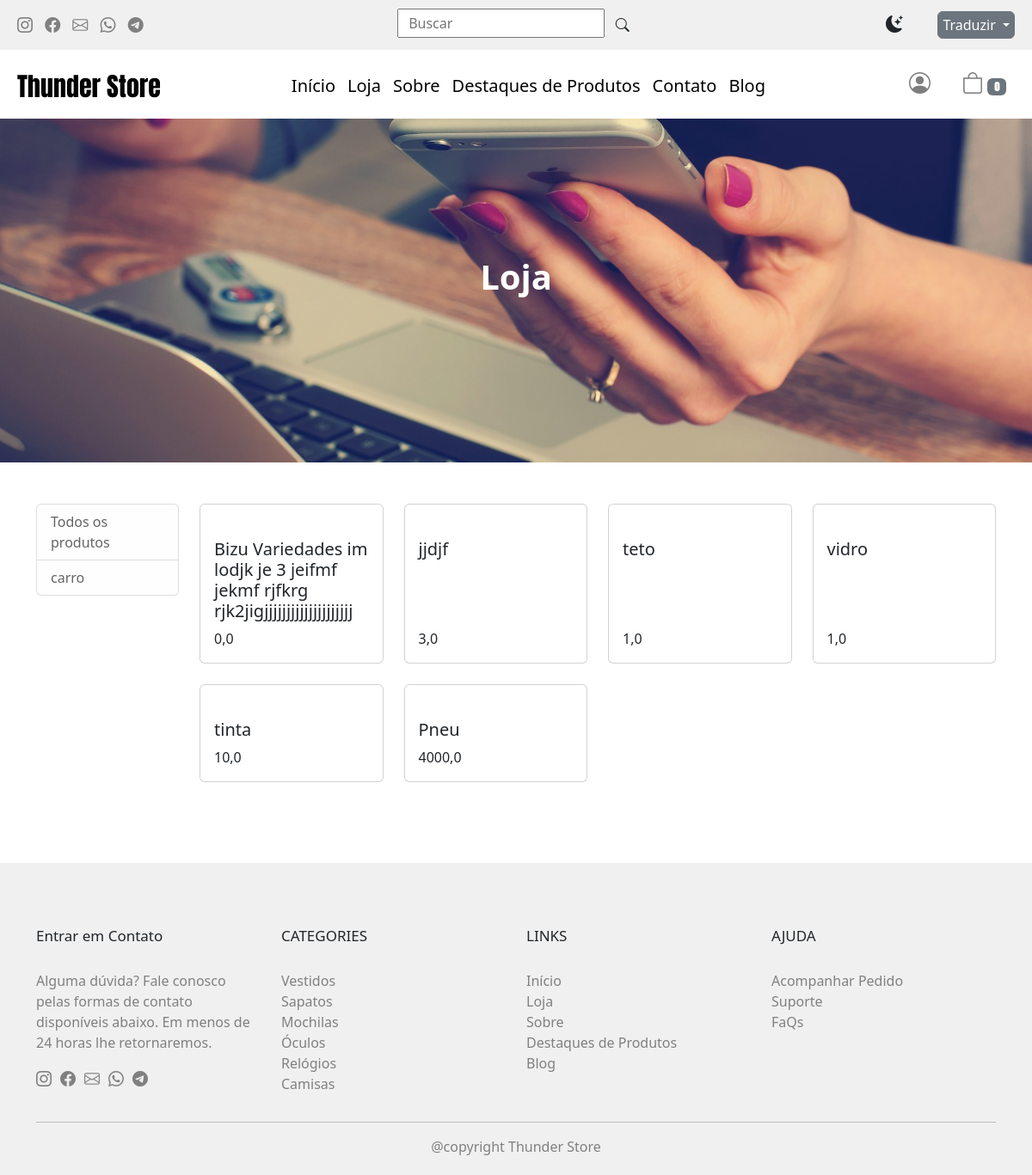
Page /produtos/ on the earlier database version.
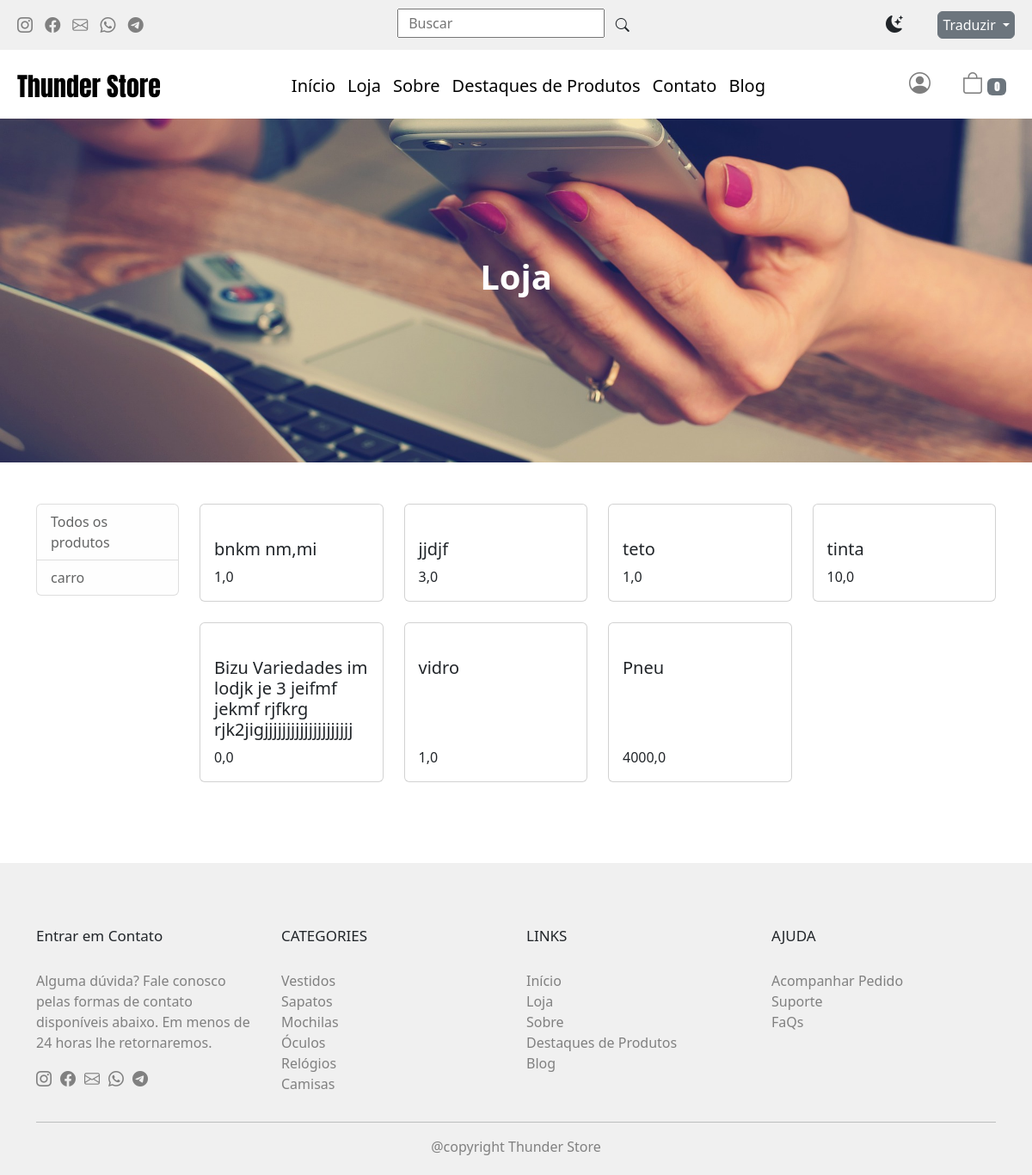
Same page on the later database version.
### products/models.py (models this page shows, shortened)
class Category(TimeStampedModel):
    name = models.CharField(max_length=250, unique=True)
    slug = AutoSlugField(unique=True, populate_from='name', always_update=False)

class Product(TimeStampedModel):
    category = models.ForeignKey(
        Category, related_name='products', on_delete=models.CASCADE
    )
    name = models.CharField(max_length=250, blank=False)
    slug = AutoSlugField(unique=True, populate_from='name', always_update=False)
    image = models.ImageField(upload_to='products/%Y/%m/%d', blank=True, default='no_image')
    price = models.FloatField(max_length=10, blank=False)
    description = models.TextField()
    featured = models.BooleanField(default=False)
    is_available = models.BooleanField(default=True)

### products/views.py (the view)
# urls.py: path('produtos/', ProductsPageView.as_view(), name='products'),
class ProductsPageView(ListView):
    paginate_by = 9
    queryset = Product.objects.filter(is_available=True).order_by('-modified')
    context_object_name = 'products'
    template_name = 'store.html'
    def get_context_data(self, **kwargs):
        context = super().get_context_data(**kwargs)
        context['categories'] = Category.objects.all().order_by('-modified')
        return context

### templates/store.html (shortened to what this page needs)
{% extends 'base.html' %}
{% load static %}
{% block content %}
<main>
  <div class="top-banner">
    <h2>Loja</h2>
  </div>
  <div class="container my-5">
    <div class="row">
      <div class="col-4 col-md-3 col-lg-2">
        <ul class="list-group mb-3 mb-lg-0">
          <a class="text-decoration-none list-group-item list-group-item-light" href="{% url 'products:products' %}">
            Todos os produtos
          </a>
          {% for category in categories %}
          <a class="text-decoration-none list-group-item list-group-item-light" href="{% url 'products:filter_products' category.slug %}">{{ category.name }}</a>
          {% endfor %}
        </ul>
      </div>
      <div class="col-8 col-md-9 col-lg-10">
        <div class="row">
          {% for merchandise in products %}
          <div class="col-sm-12 col-md-6 col-lg-4 col-xl-3 mb-4">
            <div class="card h-100">
              <a href="{% url 'products:product_detail' merchandise.slug %}">
              </a>
              <div class="card-body d-flex flex-column justify-content-between">
                <a class="text-decoration-none text-dark" href="{% url 'products:product_detail' merchandise.slug %}">
                  <h5 class="card-title">{{ merchandise.name }}</h5>
                </a>
                <a class="text-decoration-none text-dark" href="{% url 'products:product_detail' merchandise.slug %}">
                  <p class="card-text font-weight-bold">{{ merchandise.price }}</p>
                </a>
              </div>
            </div>
          </div>
          {% endfor %}
        </div>
      </div>
    </div>
  </div>
</main>
{% include 'footer.html' %}
{% endblock content %}

### templates/base.html (shortened to what this page needs)
{% load static %}
{% load cart_tag %}
<!DOCTYPE html>
<html lang="pt-br">
  <head>
    <link rel="stylesheet" href="https://cdn.jsdelivr.net/npm/bootstrap-icons@1.10.2/font/bootstrap-icons.css">
    <link href="https://cdn.jsdelivr.net/npm/bootstrap@5.2.3/dist/css/bootstrap.min.css" rel="stylesheet">
    <link rel="stylesheet" href="{% static 'css/style.css' %}" type="text/css">
  </head>
  <body>
    <header id="all-desktop-header">
      <div class="desktop-header-top">
        <div class="topbar-icons">
          <a href=""><i class="bi bi-instagram"></i></a>
          <a href=""><i class="bi bi-facebook"></i></a>
          <a href="{% url 'page:contact' %}"><i class="bi bi-envelope"></i></a>
          <a href=""><i class="bi bi-whatsapp"></i></a>
          <a href=""><i class="bi bi-telegram"></i></a>
        </div>
        <form action="{% url 'products:search_results' %}" method="get">
            <input required="required" name="q" placeholder="  Buscar" class="search" type="search"><button class="btn btn-secundary"><i class="bi bi-search"></i></button>
        </form>
        <div class="translateAndtheme">
          <div class="theme">
            <label for="ThemeChk">
              <li onclick=theme() class="bi bi-moon-stars-fill moon"></li>
            </label>
          </div>
          <div class="btn-group" role="group">
              <button id="btnGroupDrop1" type="button" class="btn btn-secondary dropdown-toggle" data-bs-toggle="dropdown" aria-haspopup="true" aria-expanded="false">
                Traduzir
              </button>
            </div>
        </div>
      </div>
      <div class="desktop-header">
        <span><a href="/">Thunder Store</a></span>
        <nav>
          <ul class="d-flex list-unstyled">
            <li><a href="{% url 'products:home' %}">Início</a></li>
            <li><a href="{% url 'products:products' %}">Loja</a></li>
            <li><a href="{% url 'page:about' %}">Sobre</a></li>
            <li><a href="{% url 'products:home' %}#featured-products">Destaques de Produtos</a></li>
            <li><a href="{% url 'page:contact' %}">Contato</a></li>
            <li><a href="{% url 'products:home' %}">Blog</a></li>
          </ul>
        </nav>
        <div>
          {% if user.is_authenticated %}
            {% if user.procfile_photo %}
            <a class="topbar-procfile-image" href="{% url 'page:config' user.id %}"><img src="{{user.procfile_photo.url}}" alt=""></a>
            {% else %}
              <a href="{% url 'page:config' user.id %}"><i class="bi bi-person-circle"></i></a>
            {% endif %}
          {% else %}
            <a href="{% url 'account_login' %}"><i class="bi bi-person-circle"></i></a>
          {% endif %}
          <a href="{% url 'cart:cart_detail' %}"><i class="bi bi-bag"></i><span class="badge bg-secondary">{{ request.session.cart|length }}</span></a>
        </div>
      </div>
    </header>
    {% block content %}
    {% endblock content %}
  </body>
</html>

### templates/footer.html
<footer>
  <div class="container">
    <div class="row">
      <div class="col-sm-12 col-lg-3">
        <h5>Entrar em Contato</h5>
        <p>Alguma dúvida? Fale conosco pelas formas de contato disponíveis abaixo. Em menos de 24 horas lhe retornaremos.</p>
        <ul class="social-midia list-unstyled d-flex">
          <li><a href=""><i class="bi bi-instagram"></i></a></li>
          <li><a href=""><i class="bi bi-facebook"></i></a></li>
          <li><a href="{% url 'page:contact' %}"><i class="bi bi-envelope"></i></a></li>
          <li><a href=""><i class="bi bi-whatsapp"></i></a></li>
          <li><a href=""><i class="bi bi-telegram"></i></a></li>
        </ul>
      </div>
      <div class="col-sm-12 col-lg-3">
        <h5>CATEGORIES</h5>
        <ul class="links-list list-unstyled">
          <li><a href="/produtos/categoria/vestidos">Vestidos</a></li>
          <li><a href="/produtos/categoria/sapatos">Sapatos</a></li>
          <li><a href="/produtos/categoria/mochilas">Mochilas</a></li>
          <li><a href="/produtos/categoria/olhos">Óculos</a></li>
          <li><a href="/produtos/categoria/braceletes">Relógios</a></li>
          <li><a href="/produtos/categoria/camisas">Camisas</a></li>
        </ul>
      </div>
      <div class="col-sm-12 col-lg-3">
        <h5>LINKS</h5>
        <ul class="links-list list-unstyled">
          <li><a href="{% url 'products:home' %}">Início</a></li>
          <li><a href="{% url 'products:products' %}">Loja</a></li>
          <li><a href="{% url 'page:about' %}">Sobre</a></li>
          <li><a href="{% url 'products:home' %}#featured-products">Destaques de Produtos</a></li>
          <li><a href="blog.html">Blog</a></li>
        </ul>
      </div>
      <div class="col-sm-12 col-lg-3">
        <h5>AJUDA</h5>
        <ul class="links-list list-unstyled">
          <li><a href="">Acompanhar Pedido</a></li>
          <li><a href="">Suporte</a></li>
          <li><a href="">FaQs</a></li>
        </ul>
      </div>
    </div>
    <hr>
    <p>@copyright Thunder Store</p>
  </div>
</footer>

### static/css/style.css (style rules this page uses)
*, *:before, *:after { margin: 0; padding: 0; box-sizing: border-box; list-style: none; }
a { cursor: pointer; text-decoration: none; color: #000; }
main { min-height: 70vh; }
#all-desktop-header { display: none; }
.badge { font-size: 12px; }
.translateAndtheme { margin-top: 25px; width: 150px; display: flex; justify-content: space-between; }
.theme { font-size: 20px; }
.translateAndtheme .btn-group button { padding: 3px 5px; }
footer { background-color: #f0f0f0; margin-top: 70px; padding: 55px 20px 5px 20px;; }
footer p { color: gray }
footer p:last-child { text-align: center; }
footer h5 { margin: 20px 0 30px 0; font-size: 17px; }
footer .social-midia a { font-size: 18px; margin-right: 10px; color: gray; }
footer .links-list li a { color: gray; }
.top-banner { width: 100%; height: 400px; background-position: center; background-repeat: no-repeat; background-size: cover; background-image: url("../imgs/office.jpg"); }
.top-banner h2 { color: #FFF; font-size: 40px; text-align: center; padding-top: 160px; font-weight: bold; }
@media (min-width: 950px) { .desktop-header .badge { font-size: 12px; color: #fff; } }
@media (min-width: 1100px) { #all-desktop-header { display: block; } }
@media (min-width: 1100px) { .desktop-header-top { padding: 10px 20px; display: flex; justify-content: space-between; align-items: center; background-color: #f0f0f0; } }
@media (min-width: 1100px) { .desktop-header-top .search { padding: 3px; } }
@media (min-width: 1100px) { .translateAndtheme { margin-top: 0; } }
@media (min-width: 1100px) { .desktop-header-top .topbar-icons a { font-size: 18px; margin-right: 10px; color: gray; } }
@media (min-width: 1100px) { .desktop-header { width: 100%; height: 80px; font-size: 25px; display: flex; justify-content: space-between; padding: 20px; } }
@media (min-width: 1100px) { .desktop-header span { font-family: 'Anton', sans-serif; color: #000; font-size: 30px; } }
@media (min-width: 1100px) { .desktop-header div a i { opacity: .5; padding: 5px; } }
@media (min-width: 1100px) { .desktop-header div a { padding: 10px; } }
@media (min-width: 1100px) { .desktop-header nav ul li { padding: 7px; font-size: 20px; font-weight: lighter; } }

Differences in the rows shown:
added Product: name "bnkm nm,mi", price "1,0"
changed Product "tinta": moves up the list
changed Product "Bizu Variedades im lodjk je 3 jeifmf jekmf rjfkrg rjk2jigjjjjjjjjjjjjjjjjjjjj": moves down the list
